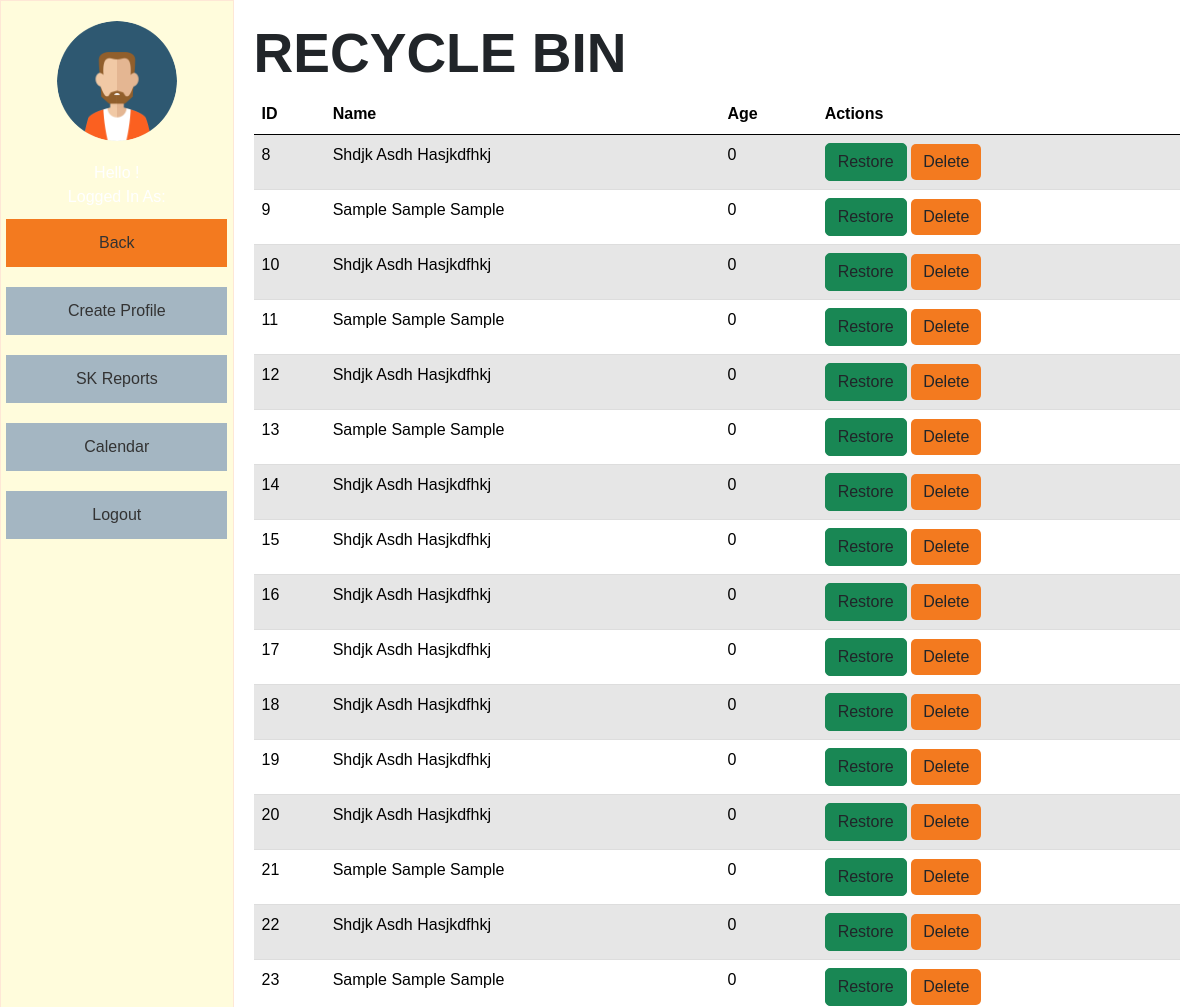
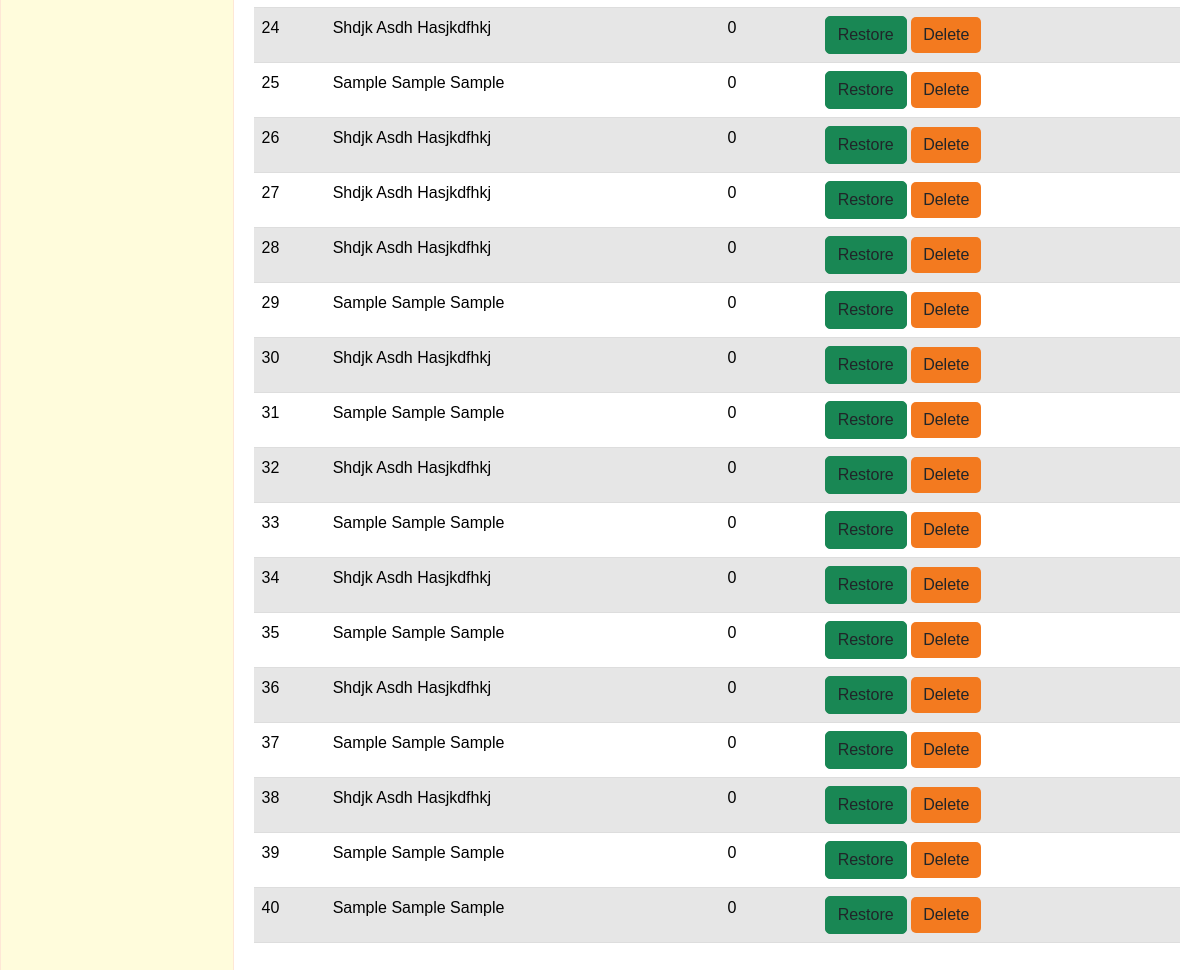
The page /recyclebin.php on the database its author committed (2 pictures, top to bottom).
### tables this page shows
CREATE TABLE `delete_profile` (
  `id` int(11) NOT NULL,
  `lname` varchar(100) NOT NULL,
  `fname` varchar(100) NOT NULL,
  `mname` varchar(100) NOT NULL,
  `suffix` varchar(20) NOT NULL,
  `region` varchar(100) NOT NULL,
  `province` varchar(100) NOT NULL,
  `municipality` varchar(100) NOT NULL,
  `barangay` varchar(100) NOT NULL,
  `purok` varchar(100) NOT NULL,
  `sex` varchar(10) NOT NULL,
  `age` int(11) NOT NULL,
  `email` varchar(100) NOT NULL,
  `birth_month` varchar(20) NOT NULL,
  `birth_day` varchar(20) NOT NULL,
  `birth_year` varchar(20) NOT NULL,
  `contactnumber` varchar(20) NOT NULL,
  `civil_status` varchar(20) NOT NULL,
  `youth_classification` varchar(100) NOT NULL,
  `age_group` varchar(50) NOT NULL,
  `work_status` varchar(50) NOT NULL,
  `educational_background` varchar(50) NOT NULL,
  `register_sk_voter` varchar(50) NOT NULL,
  `voted_last_election` varchar(3) NOT NULL,
  `attended_kk` varchar(3) NOT NULL,
  `times_attended_kk` int(11) NOT NULL,
  `date_created` varchar(50) NOT NULL
);

### recyclebin.php (the view, shortened to what this page needs)
<?php
include("conne.php");
$select_sql = "SELECT * FROM delete_profile";
$result = mysqli_query($conn, $select_sql);
?>
<!DOCTYPE html>
<html lang="en">
<head>
    <link href="https://cdn.jsdelivr.net/npm/bootstrap@5.0.0-beta1/dist/css/bootstrap.min.css" rel="stylesheet">
    <link href="https://cdn.jsdelivr.net/npm/bootstrap@5.3.3/dist/css/bootstrap.min.css" rel="stylesheet">
    <link rel="stylesheet" type="text/css" href="src/temp.css">
    <link rel="stylesheet" type="text/css" href="src/css.css">
</head>
<body>
    <div class="sidebar">
        <img src="src/avatar.png" alt="Avatar" style="width: 120px; height: 120px; border-radius: 50%; margin-bottom: 20px;">
        <p style="color: white;"><?php echo "Hello " . $_SESSION['fname'] . " " . $_SESSION['lname'] . "!<br>"; ?>
            Logged in as: <?php echo $_SESSION['email']; ?></p>
        <a href="homepage.php">Back</a>
        <a href="crud.php">Create Profile</a>
        <a href="records.php">SK Reports</a>
        <a href="calendar.php">Calendar</a>
        <a href="logout.php">Logout</a>
    </div>
    <div class="content">
        <h1>Recycle Bin</h1>
        <table class="table table-striped">
            <thead>
                <tr>
                    <th>ID</th>
                    <th>Name</th>
                    <th>Age</th>
                    <th>Actions</th>
                </tr>
            </thead>
            <tbody>
                <?php while ($row = mysqli_fetch_assoc($result)) : ?>
                    <tr>
                        <td><?php echo $row['id']; ?></td>
                        <td><?php echo $row['fname'] . ' ' . $row['mname'] . ' ' . $row['lname']; ?></td>
                        <td><?php echo $row['age']; ?></td>
                        <td>
                            <a href="recyclebin.php?action=restore&id=<?php echo $row['id']; ?>" class="btn btn-success">Restore</a>
                            <a href="recyclebin.php?action=delete&id=<?php echo $row['id']; ?>" class="btn btn-danger" onclick="return confirm('Are you sure you want to delete this profile?');">Delete</a>
                        </td>
                    </tr>
                <?php endwhile; ?>
            </tbody>
        </table>
    </div>
</body>
</html>

### src/temp.css (style rules this page uses)
p { margin-bottom: 0; }
table, td, th { border-bottom: 1px solid #ddd; text-align: left; }
table { border-collapse: collapse; width: 100%; }
th, td { padding: 15px; }
h1 { font-size: 55px; text-transform: uppercase; font-family: Helvetica; font-weight: 700; }
a { color: #699aba; }

### src/css.css (style rules this page uses)
body { font-family: "Helvetica", Arial, sans-serif; background-color: #f0f5f9; margin: 0; padding: 0; display: flex; height: 100vh; text-transform: capitalize; }
.sidebar { width: 20%; background-color: #fffcdc; padding-top: 20px; display: flex; flex-direction: column; align-items: center; border: 1px solid #fee7d6; }
.sidebar img { width: 150px; height: 150px; border-radius: 50%; margin-bottom: 10px; }
.sidebar p { color: #393939; text-align: center; }
.sidebar a { font-family: Arial, sans-serif; color: #333; text-decoration: none; margin: 10px 0; width: 80%; text-align: center; padding: 12px 18px; background-color: #a4b6c2; display: block; transition: background-color 0.3s ease; }
.sidebar a[href="homepage.php"] { background-color: #f37a1f; }
.content { width: 80%; padding: 20px; background-color: #fff; overflow-y: auto; text-transform: capitalize; }
.btn-danger { background-color: #f37a1f; border: none; color: #fff; }
h1 { font-size: 55px; text-transform: uppercase; font-family: Helvetica; font-weight: 700; }
.btn { font-weight: 400; line-height: 1.5; color: #212529; text-align: center; text-decoration: none; vertical-align: middle; cursor: pointer; -webkit-user-select: none; -moz-user-select: none; user-select: none; padding: .375rem .75rem; font-size: 1rem; transition: color .15s ease-in-out, background-color .15s ease-in-out, border-color .15s ease-in-out, box-shadow .15s ease-in-out; border-radius: 5px; }

### rows shown on the page
delete_profile: id "8", fname "Shdjk", mname "Asdh", lname "Hasjkdfhkj", age "0"
delete_profile: id "9", fname "Sample", mname "Sample", lname "Sample", age "0"
delete_profile: id "10", fname "Shdjk", mname "Asdh", lname "Hasjkdfhkj", age "0"
delete_profile: id "11", fname "Sample", mname "Sample", lname "Sample", age "0"
delete_profile: id "12", fname "Shdjk", mname "Asdh", lname "Hasjkdfhkj", age "0"
delete_profile: id "13", fname "Sample", mname "Sample", lname "Sample", age "0"
delete_profile: id "14", fname "Shdjk", mname "Asdh", lname "Hasjkdfhkj", age "0"
delete_profile: id "15", fname "Shdjk", mname "Asdh", lname "Hasjkdfhkj", age "0"
delete_profile: id "16", fname "Shdjk", mname "Asdh", lname "Hasjkdfhkj", age "0"
delete_profile: id "17", fname "Shdjk", mname "Asdh", lname "Hasjkdfhkj", age "0"
delete_profile: id "18", fname "Shdjk", mname "Asdh", lname "Hasjkdfhkj", age "0"
delete_profile: id "19", fname "Shdjk", mname "Asdh", lname "Hasjkdfhkj", age "0"
delete_profile: id "20", fname "Shdjk", mname "Asdh", lname "Hasjkdfhkj", age "0"
delete_profile: id "21", fname "Sample", mname "Sample", lname "Sample", age "0"
delete_profile: id "22", fname "Shdjk", mname "Asdh", lname "Hasjkdfhkj", age "0"
delete_profile: id "23", fname "Sample", mname "Sample", lname "Sample", age "0"
delete_profile: id "24", fname "Shdjk", mname "Asdh", lname "Hasjkdfhkj", age "0"
delete_profile: id "25", fname "Sample", mname "Sample", lname "Sample", age "0"
delete_profile: id "26", fname "Shdjk", mname "Asdh", lname "Hasjkdfhkj", age "0"
delete_profile: id "27", fname "Shdjk", mname "Asdh", lname "Hasjkdfhkj", age "0"
delete_profile: id "28", fname "Shdjk", mname "Asdh", lname "Hasjkdfhkj", age "0"
delete_profile: id "29", fname "Sample", mname "Sample", lname "Sample", age "0"
delete_profile: id "30", fname "Shdjk", mname "Asdh", lname "Hasjkdfhkj", age "0"
delete_profile: id "31", fname "Sample", mname "Sample", lname "Sample", age "0"
delete_profile: id "32", fname "Shdjk", mname "Asdh", lname "Hasjkdfhkj", age "0"
delete_profile: id "33", fname "Sample", mname "Sample", lname "Sample", age "0"
delete_profile: id "34", fname "Shdjk", mname "Asdh", lname "Hasjkdfhkj", age "0"
delete_profile: id "35", fname "Sample", mname "Sample", lname "Sample", age "0"
delete_profile: id "36", fname "Shdjk", mname "Asdh", lname "Hasjkdfhkj", age "0"
delete_profile: id "37", fname "Sample", mname "Sample", lname "Sample", age "0"
delete_profile: id "38", fname "Shdjk", mname "Asdh", lname "Hasjkdfhkj", age "0"
delete_profile: id "39", fname "Sample", mname "Sample", lname "Sample", age "0"
delete_profile: id "40", fname "Sample", mname "Sample", lname "Sample", age "0"
